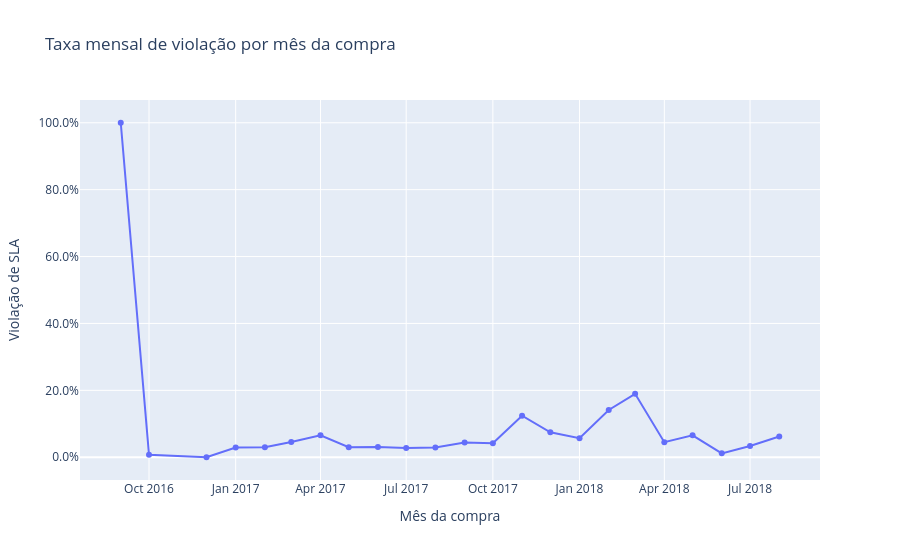

The code cell stored with this chart in its notebook:
### Markdown cell above
## Variação temporal

A tabela e o gráfico seguintes calculam a taxa mensal de violação entre os pedidos supervisionados. O objetivo é verificar se o risco observado é estável ou se existem períodos que exigem validação temporal e investigação operacional. Meses com poucos pedidos devem ser interpretados com cautela.

### Code cell
display(monthly_summary(supervised, language=LANG))
display(plot_monthly_breach(supervised, language=LANG))

### Figure 1 — Plotly figure (JSON) as saved in the notebook; plotly's stock layout.template omitted (floating-point values rounded to 4 significant figures)
{"data": [{"hovertemplate": "Mês da compra=%{x}<br>Violação de SLA=%{y}<extra></extra>", "legendgroup": "", "line": {"color": "#636efa", "dash": "solid"}, "marker": {"symbol": "circle"}, "mode": "lines+markers", "name": "", "orientation": "v", "showlegend": false, "type": "scatter", "x": ["2016-09", "2016-10", "2016-12", "2017-01", "2017-02", "2017-03", "2017-04", "2017-05", "2017-06", "2017-07", "2017-08", "2017-09", "2017-10", "2017-11", "2017-12", "2018-01", "2018-02", "2018-03", "2018-04", "2018-05", "2018-06", "2018-07", "2018-08"], "xaxis": "x", "y": [1.0, 0.007547, 0.0, 0.02933, 0.02964, 0.04556, 0.06557, 0.0299, 0.0303, 0.02789, 0.0291, 0.04386, 0.04176, 0.124, 0.07455, 0.05701, 0.1413, 0.1896, 0.04501, 0.06564, 0.01165, 0.03379, 0.06188], "yaxis": "y"}], "layout": {"legend": {"tracegroupgap": 0}, "title": {"text": "Taxa mensal de violação por mês da compra"}, "xaxis": {"anchor": "y", "domain": [0, 1], "title": {"text": "Mês da compra"}}, "yaxis": {"anchor": "x", "domain": [0, 1], "tickformat": ".1%", "title": {"text": "Violação de SLA"}}}}
